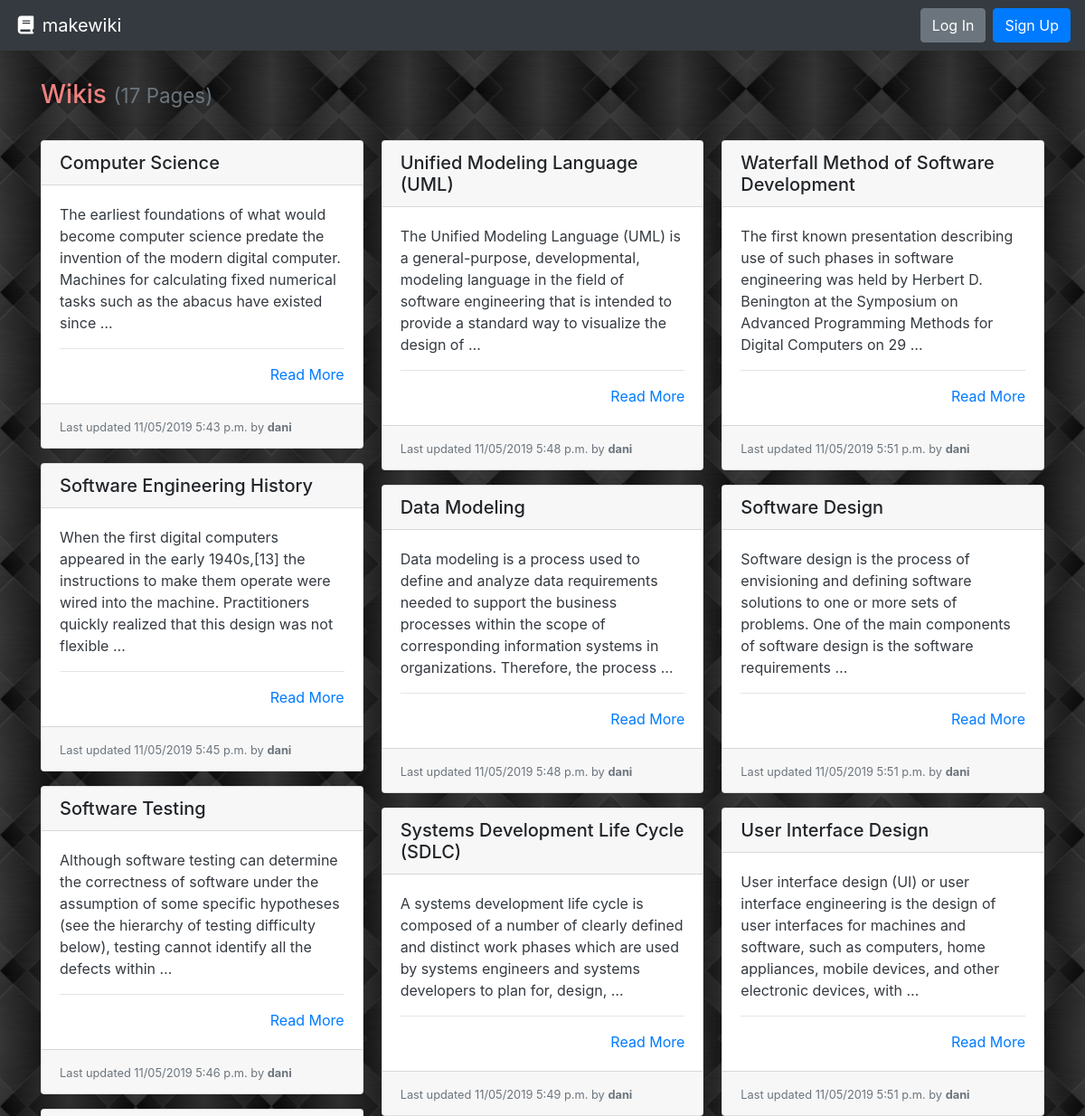
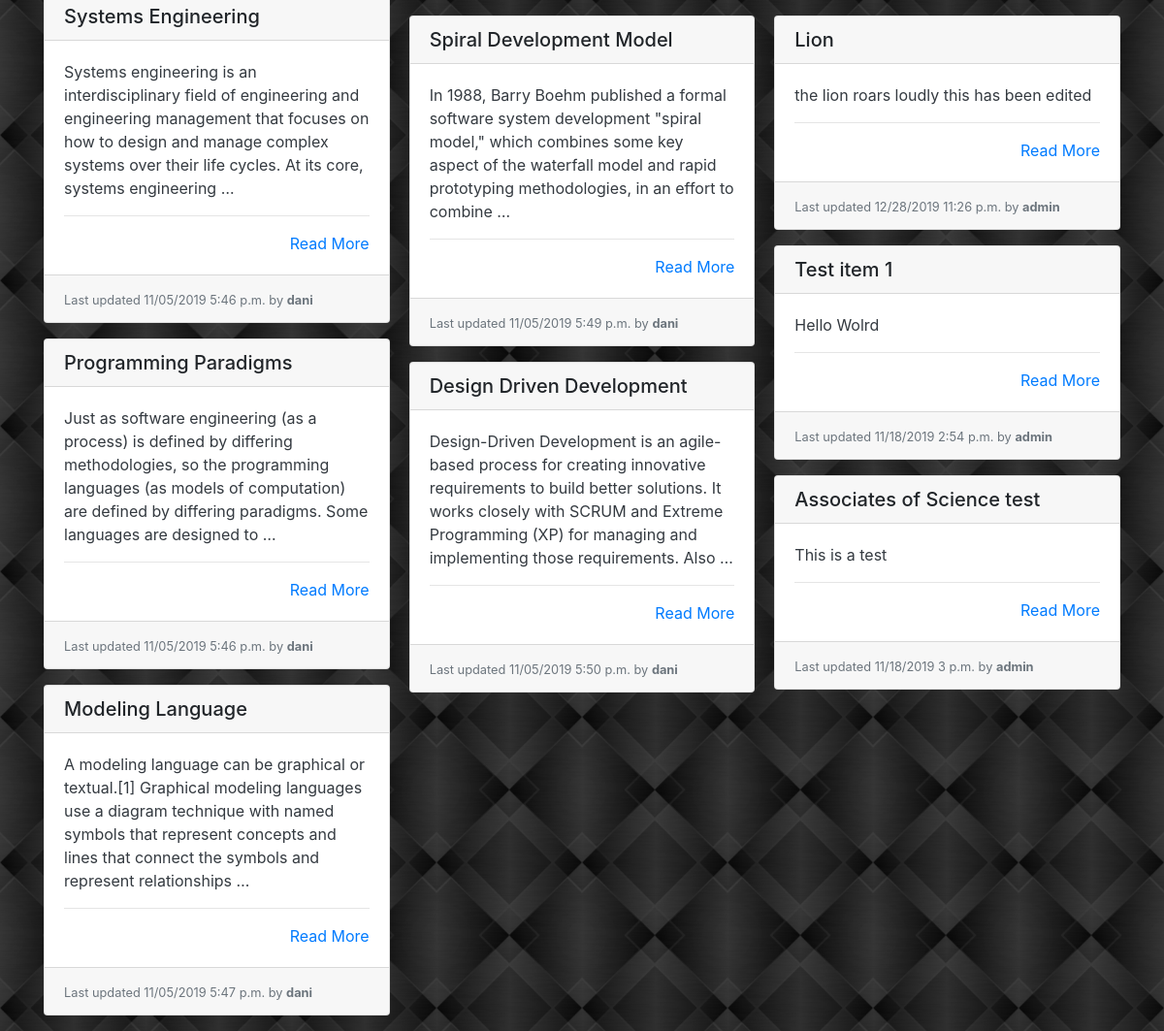
The app's page /, older data (2 pictures, top to bottom).
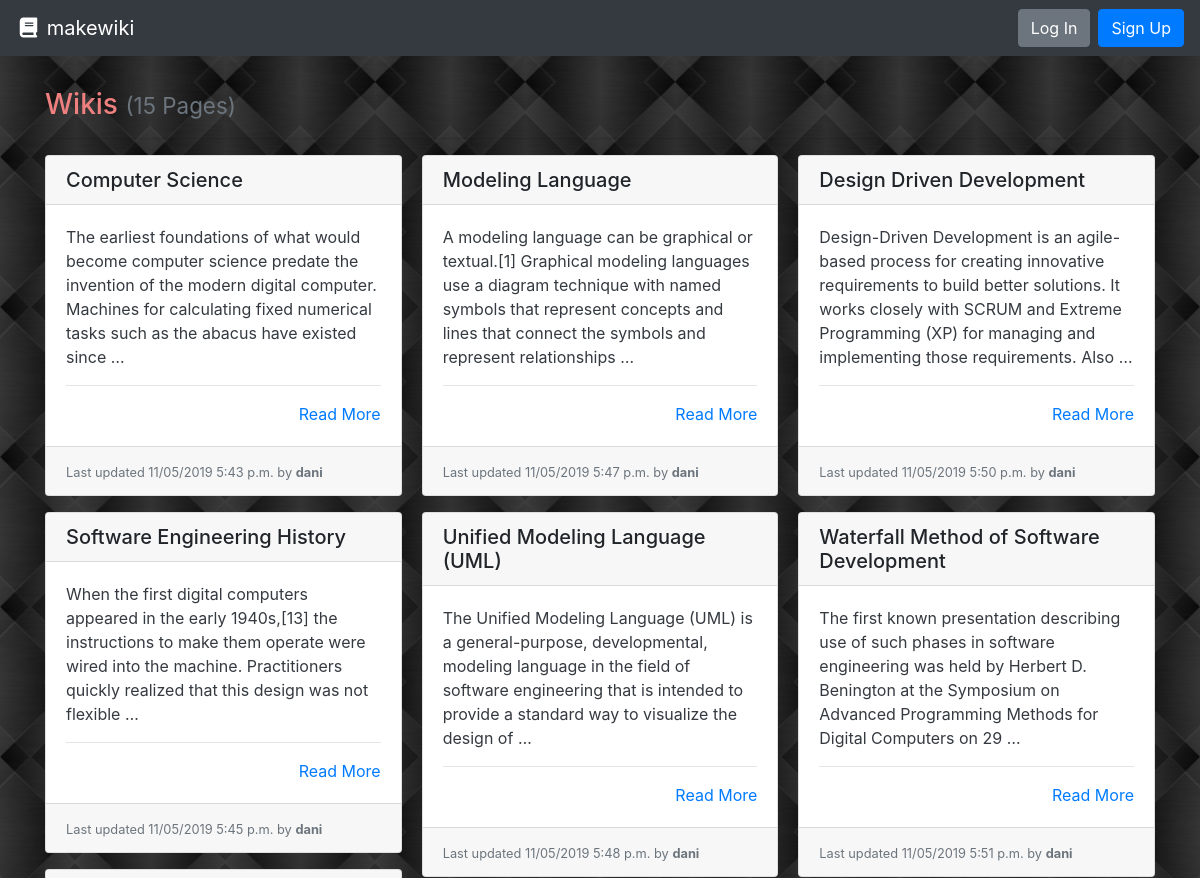
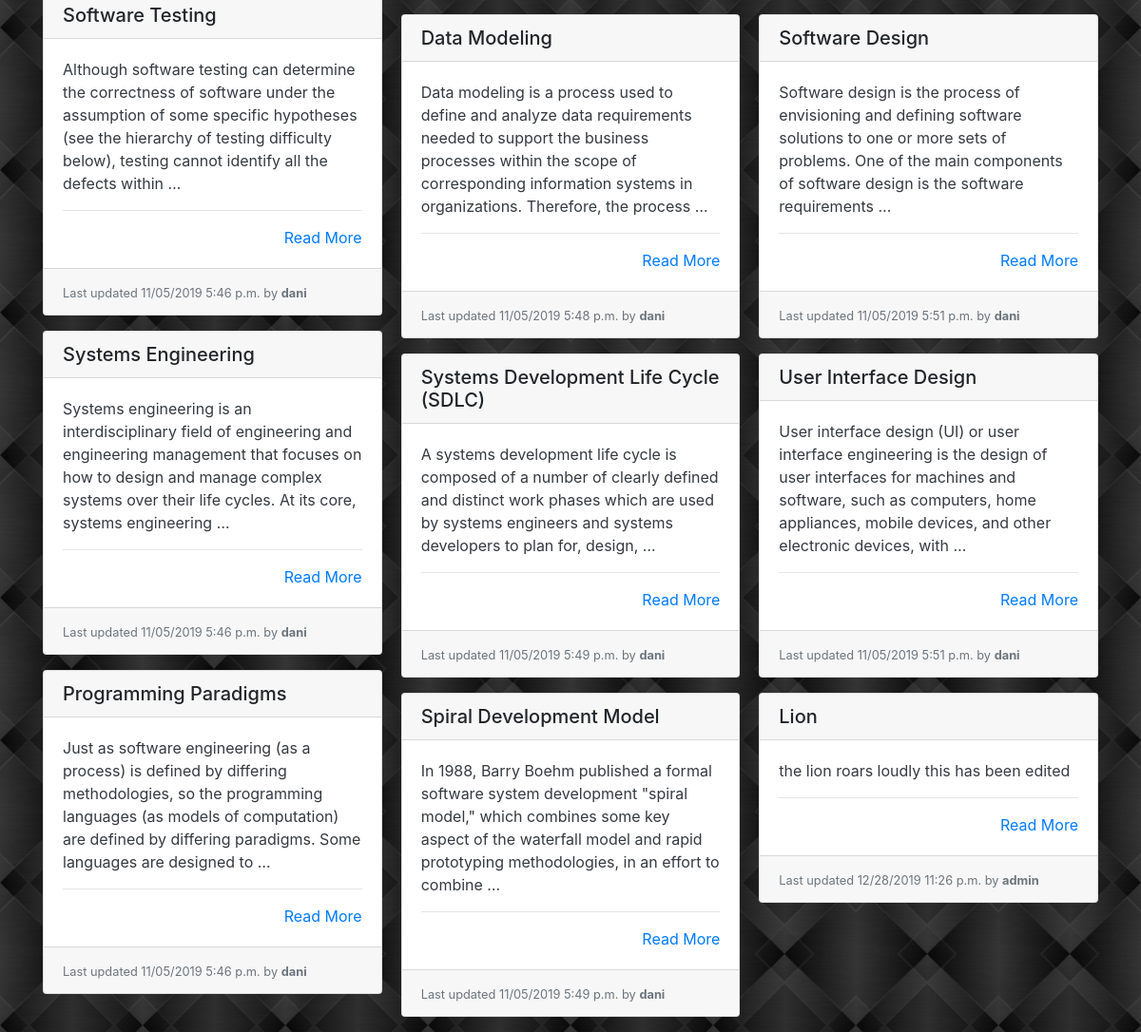
The same page, newer data (2 pictures, top to bottom).
### wiki/models.py (models this page shows, shortened)
class Page(models.Model):
    objects = models.Manager()
    slug = models.CharField(max_length=settings.WIKI_PAGE_TITLE_MAX_LENGTH, blank=True, editable=False, help_text="Unique URL path to access this page. Generated by the system.")
    created = models.DateTimeField(auto_now_add=True, help_text="The date and time this page was created. Automatically generated when the model saves.")
    modified = models.DateTimeField(auto_now=True, help_text="The date and time this page was updated. Automatically generated when the model updates.")
    title = models.CharField(max_length=settings.WIKI_PAGE_TITLE_MAX_LENGTH, unique=True, help_text="Title of your page.")
    author = models.ForeignKey(User, on_delete=models.PROTECT, help_text="The user that posted this article.")
    content = models.TextField(help_text="Write the content of your page here.")

### wiki/views.py (the view)
# urls.py: path('', PageListView.as_view(), name='wiki-list-page'),
class PageListView(ListView):
    template_name = 'wiki/list.html'
    context_object_name = 'pages'
    def get_queryset(self):
        return Page.objects.all()

### wiki/templates/wiki/list.html
{% extends "base.html" %}
{% block content %}
  <h3>Wikis {% if pages %}<small class="text-muted">({{ pages|length }} Page{{ pages|length|pluralize:"s" }})</small>{% endif %}</h3>
  <hr>
  {% if pages %}
    <div class="card-columns">
      {% for page in pages %}
        {% include "partials/card.html" %}
      {% endfor %}
    </div>
  {% else %}
    <div class="alert alert-primary" role="alert">No pages to display.</div>
  {% endif %}
{% endblock %}

### wiki/templates/partials/card.html
<div class="card mb-3">
  <h5 class="card-header ">{{ page.title }}</h5>
  <div class="card-body border-dark">
    <p class="card-text text-dark">
      {{ page.content|truncatewords_html:30 }}
      <hr>
      <div class="text-right"><a href="{% url 'wiki-details-page' page.slug %}" title="Read More">Read More</a></div>
  </div>
  <div class="card-footer">
    <small class="text-muted">Last updated {{ page.modified|date:"SHORT_DATETIME_FORMAT" }} by <b>{{ page.author.username }}</b></small>
  </div>
</div>

Row changes from the older to the newer data that the page shows:
removed Page: title "Test item 1", content "Hello Wolrd", modified "11/18/2019 2:54 p.m.", author.username "admin"
removed Page: title "Associates of Science test", content "This is a test", modified "11/18/2019 3 p.m.", author.username "admin"
Text that changed along with them:
{{ pages|length }}: "17" → "15"
